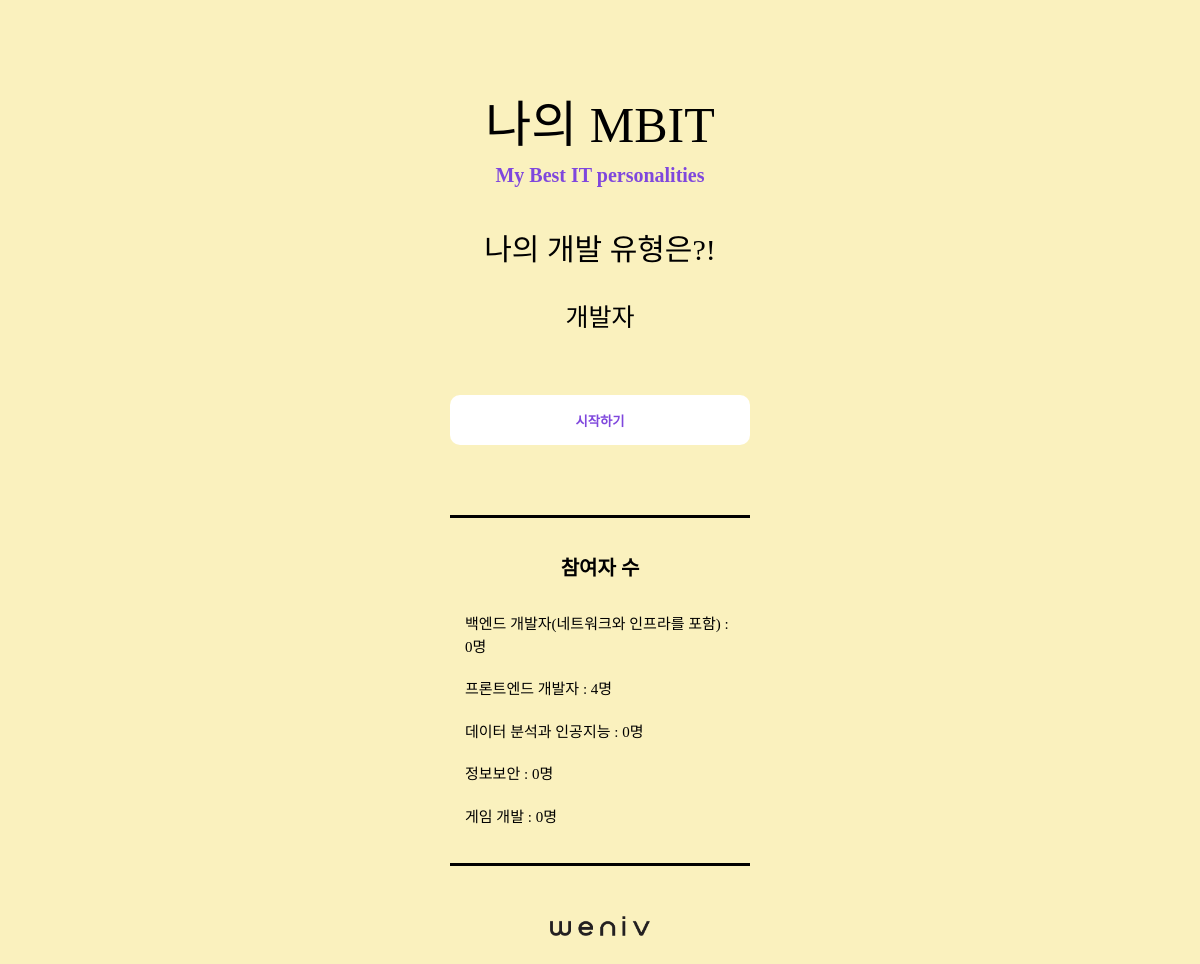
The page / on the database its author committed.
### main/models.py (models this page shows, shortened)
class Developer(models.Model):
    name = models.CharField(max_length=50)
    count = models.IntegerField(default=0)

### main/views.py (the view)
# urls.py: path('', views.index, name='index'),
def index(request):
    developers = Developer.objects.all()
    context = {
        'developers' : developers,
    }
    return render(request, 'main/index.html', context=context)

### main/templates/main/index.html (shortened to what this page needs)
{% extends 'main/base.html' %}
{% load static %}
{% block head %}
    <link rel="stylesheet" type="text/css" href="{% static 'css/reset.css' %}">
    <link rel="stylesheet" type="text/css" href="{% static 'css/style.css' %}">
{% endblock head %}
{% block body %}
    <section id="main_contents">
        <div class="wrapper">
            <div class="title">
                <h3 class="main_title">나의 MBIT</h3>
                <h3 class="sub_title">My Best IT personalities</h3>
            </div>
            <div class="intro">
                <h1>나의 개발 유형은?!</h1>
                <div class="type">
                    <ul class="type_list">
                        <li>개발자</li>
                    </ul>
                </div>
            </div>
            <div class="button">
                <a href="{% url 'main:form' %}">
                    <button class="start" type="button">시작하기</button>
                </a>
            </div>
            <div class="result_data">
                <div class="data_wrap">
                    <h3>참여자 수</h3>
                    <ul>
                        {% for developer in developers %}
                            <li>{{ developer.name }} : {{ developer.count }}명</li>
                        {% endfor %}
                    </ul>
                </div>
            </div>
            <div class="weniv">
                <a href="http://www.pullab.co.kr">
                    <img src="{% static 'image/weniv_logo_black.png' %}" alt="weniv">
                </a>
            </div>
        </div>
    </section>
{% endblock body %}

### main/templates/main/base.html (shortened to what this page needs)
<!DOCTYPE html>
<html lang="en">
<head>
  {% block head %}
  {% endblock head %}
</head>
<body>
  {% block body %}
  {% endblock body %}
</body>
</html>

### main/static/css/style.css (style rules this page uses)
html { width: 100%; height: 100%; }
body { width: 100%; height: 100%; background-color: #faf1be; color: #000; font-family: 'NEXON Lv1 Gothic OTF'; }
#main_contents { display: flex; justify-content: center; width: 100%; height: 100%; margin-top: 100px; }
#main_contents .wrapper { display: flex; flex-direction: column; width: 100%; height: 100%; max-width: 500px; }
.title { text-align: center; padding-bottom: 50px; }
.main_title { font-family: 'GmarketSansBold'; font-size: 50px; padding-bottom: 15px; }
.sub_title { font-size: 20px; font-weight: bold; color: #7f47dd; }
.intro { text-align: center; padding-bottom: 40px; }
.intro h1 { font-size: 30px; padding-bottom: 15px; }
.type { font-size: 25px; line-height: 3em; height: 3em; overflow: hidden; }
.type_list { animation: rotate 7s infinite; }
.button { text-align: center; padding-bottom: 50px; }
.button button { width: 300px; height: 50px; padding: 5px; border-style: none; border-radius: 10px; font-family: 'NEXON Lv1 Gothic OTF'; font-weight: bold; background-color: #fff; color: #7f47dd; cursor: pointer; margin-bottom: 20px; }
.result_data { display: flex; justify-content: center; }
.result_data .data_wrap { width: 270px; padding: 15px; border-top: 3px solid #000; border-bottom: 3px solid #000; line-height: 1.5; margin-bottom: 50px; }
.result_data h3 { text-align: center; font-size: 20px; font-weight: bold; padding: 20px 0 30px; }
.result_data li { font-size: 15px; padding-bottom: 20px; }
.weniv { display: flex; justify-content: center; padding-bottom: 50px; }
.weniv a { width: 100px; }
.weniv img { width: 100%; height: auto; }

### rows shown on the page
Developer: name "백엔드 개발자(네트워크와 인프라를 포함)", count "0"
Developer: name "프론트엔드 개발자", count "4"
Developer: name "데이터 분석과 인공지능", count "0"
Developer: name "정보보안", count "0"
Developer: name "게임 개발", count "0"
